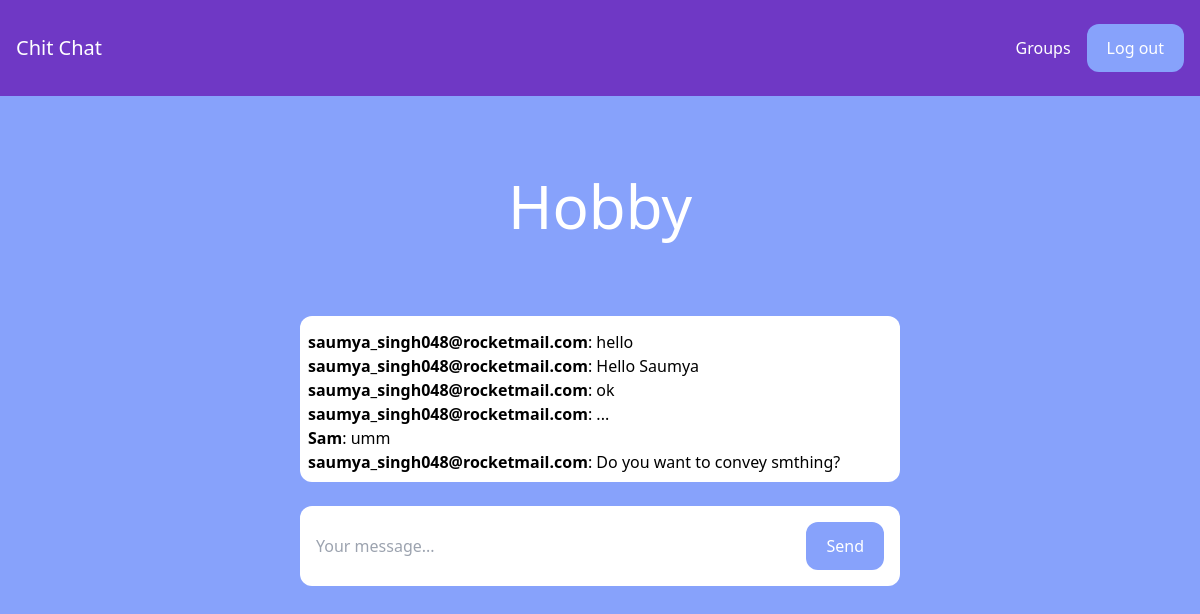
Page /rooms/hobby/ (signed in) on the committed database.
### room/models.py (models this page shows)
class Room(models.Model):
    name = models.CharField(max_length=255)
    slug = models.SlugField(unique=True)

class Message(models.Model):
    room = models.ForeignKey(
        Room, related_name='messages', on_delete=models.CASCADE)
    user = models.ForeignKey(
        User, related_name='messages', on_delete=models.CASCADE)
    content = models.TextField()
    date_added = models.DateTimeField(auto_now_add=True)
    class Meta:
        ordering = ('date_added',)

### room/views.py (the view)
# urls.py: path('rooms/', include('room.urls')),
@login_required
def room(request, slug):
    room = Room.objects.get(slug=slug)
    messages = Message.objects.filter(room=room)[0:25]
    return render(request, 'room/room.html', {'room': room, 'messages': messages})

### room/templates/room/room.html (shortened to what this page needs)
{% extends 'core/base.html' %}
{% block content %}
<div class="p-10 lg:p-20 text-center">
    <h1 class="text-3xl lg:text-6xl text-white">{{ room.name }}</h1>
</div>
<div class="lg:w-2/4 mx-4 lg:mx-auto p-2 bg-white rounded-xl ">
    <div class="chat-messages space-y-3 messages" id="chat-messages">
        {% for m in messages %}<b>{{ m.user.username }}</b>: {{ m.content }}<br>{% endfor %}
    </div>
</div>
<div class="lg:w-2/4 mt-6 mx-4 lg:mx-auto p-4 bg-white rounded-xl">
    <form method="post" action="." class="flex">
        <input type="text" name="content" class="flex-1 mr-3" placeholder="Your message..." id="chat-message-input">
        <button
            class="px-5 py-3 rounded-xl text-white bg-color hover:bg-blue-200"
            id="chat-message-submit"
        >Send</button>
    </form>
</div>
{% endblock %}

### core/templates/core/base.html (shortened to what this page needs)
<!DOCTYPE html>
<html lang="en">
  <head>
    <script src="https://cdn.tailwindcss.com"></script>
  </head>
  <body class="bg-color">
    <nav class="flex items-center justify-between px-4 py-6 navbar-color">
      <div>
        <a href="/" class="text-xl text-white">Chit Chat</a>
      </div>
      <div class="flex items-center space-x-4">
        {% if request.user.is_authenticated %}
        <a href="/rooms/" class="text-white hover:text-gray-200">Groups</a>
        <a
          href="/logout/"
          class="px-5 py-3 rounded-xl text-white bg-color hover:bg-blue-200"
          >Log out</a
        >
        {% endif %}
      </div>
    </nav>
    {% block content %} {% endblock %}
  </body>
</html>

### core/templates/core/base.html (style rules this page uses)
.messages { height: 150px; overflow-y: auto; }
.navbar-color { background-color: #6F38C5; }
.bg-color { background-color: #87A2FB; }

### rows in the picture
Room: name "Hobby"
Message: user.username "saumya_singh048@rocketmail.com", content "hello"
Message: user.username "saumya_singh048@rocketmail.com", content "Hello Saumya"
Message: user.username "saumya_singh048@rocketmail.com", content "ok"
Message: user.username "saumya_singh048@rocketmail.com", content "..."
Message: user.username "Sam", content "umm"
Message: user.username "saumya_singh048@rocketmail.com", content "Do you want to convey smthing?"
